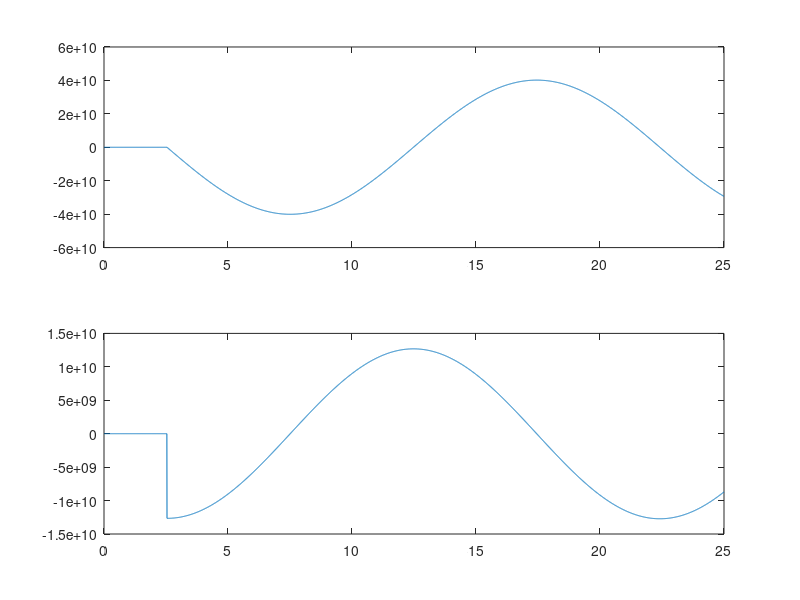

This chart was generated by the following MATLAB code:
clc;
clear all;
close all;
format short g;
% ----------------------------------------------------------------------- %
m = 0.1;
c = 0.0;
k = 0.01;
f = dlmread('Fyhist.txt');
% omega = 1.;
% f = @(t) sin(omega * t);
% f = @(t) 0;

dt = 5e-3;
nt = length(f); 
Tf = (nt - 0) * dt;

X = zeros(2, nt);
% INITIAL CONDITIONS
X(1) = 0; X(2) = 0;

% STATE MATRIX
A = [0   , 1; ...
     -k/m, -c/m];

for it = 2:nt
    X(:, it) = dt * (A * X(:, it - 1) + [0; f(it - 1)]) + X(:, it - 1);
end

figure,
subplot(2,1,1)
plot(linspace(0, Tf, nt), X(1, :))
subplot(2,1,2)
plot(linspace(0, Tf, nt), X(2, :))